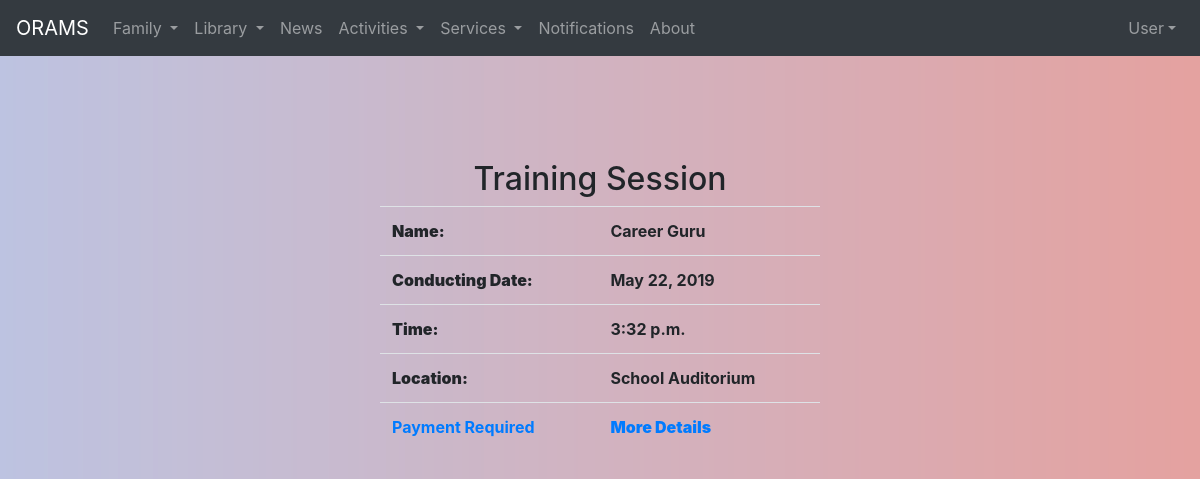
Page /user/campdetail/2/ on the committed database.
### useradmin/models.py (models this page shows, shortened)
class CampRegistration(models.Model):
    category_name = models.ForeignKey(ActivityCategory, on_delete=models.CASCADE)
    name = models.CharField(max_length=200)
    conduct_date = models.DateField(auto_now=False, auto_now_add=False)
    time = models.TimeField(default=timezone.now)
    location = models.TextField()
    payment = models.CharField(max_length=25, choices=PAYMENT_CHOICES)
    file = models.FileField(upload_to='campfiles/', blank=True)
    status = models.CharField(max_length=25, default='pending')

class ActivityCategory(models.Model):
    category_name = models.CharField(max_length=100)
    def __str__(self):
        return self.category_name

### user/views.py (the view)
# urls.py: path('campdetail/<int:pk>/', CampDetailView.as_view(), name='campdetail'),
class CampDetailView(generic.DetailView):
    model = CampRegistration
    template_name ='user/campdetail.html'

### user/templates/user/campdetail.html (shortened to what this page needs)
{% extends 'user/Userbase.html' %}
{% load crispy_forms_tags %}
{% block body %}
<div class="main">
        <div class="container-fluid" style="width:500px; margin:80px auto;"   >
                <div class="col-sm-4 col-md-5 col-lg-12">
                    <div class="panel panel-default">
                        <div class="panel-body">
                               <center><h2>{{ campregistration.category_name }}</h2></center>
                                 <table class="table table-borderless">
                                    <tr>
                                        <th> <b>Name: </b></th><th>{{ campregistration.name }}</th></tr>
                                      <tr><th> <b>Conducting Date:</b></th><th>{{ campregistration.conduct_date }}</th></tr>
                                       <tr>  <th> <b>Time:</b></th><th>{{ campregistration.time }}</th></tr>
                                      <tr> <th> <b>Location: </b></th><th> {{ campregistration.location }}</th></tr>
                                      <tr>
                                    <th>{% if campregistration.payment == 'yes' %}
                                            <a href="#">Payment Required </a>
                                        {% endif %}</th>
                                        <th><strong> <a href="{{ campregistration.file.url }}">More Details</a></strong>
                                    </th>
                                    </tr>
                                    </table>
                        </div>
                    </div>
                </div>
        </div>
    </div>
{% endblock %}

### login/static/login/base.css (style rules this page uses)
body { background: whitesmoke ; }
.container-fluid { position: inherit; left: 500px; top: 50px; }

### user/templates/user/Userbase.html (style rules this page uses)
body { background: whitesmoke url("images/linear-gradient.png ")!important; }

### rows in the picture
CampRegistration: category_name "Training Session", name "Career Guru", conduct_date "May 22, 2019", time "3:32 p.m.", location "School Auditorium"
